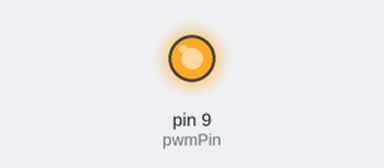
Recording of a sketch running on a simulated Arduino Uno, built with avr-gcc and run on an emulated ATmega328P. Shown: output pins drawn as LEDs (lit = HIGH).

Above: at 0.1 s.
Timing chart, 0 to 1.6 s (numbered marks = the images above):
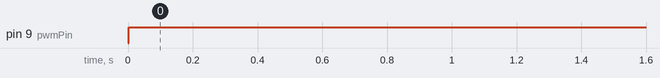

Measured:
- by itself, pin 9 (pwmPin): LOW → HIGH at 0.00 s

The sketch:

sinh_x.ino
```cpp
const int pwmPin = 9;  // Set the PWM pin number
float frequency = 1000000.0; // Set the frequency of the sinh(t)
float amplitude = 230; // Set the amplitude of the signal
unsigned long previousMillis = 0;
unsigned long interval = 2; // Interval between PWM updates

// Custom hyperbolic sine function
float customSinh(float x) {
  return (exp(x) - exp(-x)) / 2.0;
}

void setup() {
  pinMode(pwmPin, OUTPUT);
}

void loop() {
  unsigned long currentMillis = millis();

  if (currentMillis - previousMillis >= interval) {
    previousMillis = currentMillis;

    // Calculate the hyperbolic sine value at the current time
    float time = currentMillis / 1000.0; // Convert to seconds
    float sinhValue = amplitude * customSinh(frequency * time);

    // Map the sinh value to the PWM range (0-255) and write to the PWM pin
    analogWrite(pwmPin, map(sinhValue, -amplitude, amplitude, 0, 255));
  }
}
```
